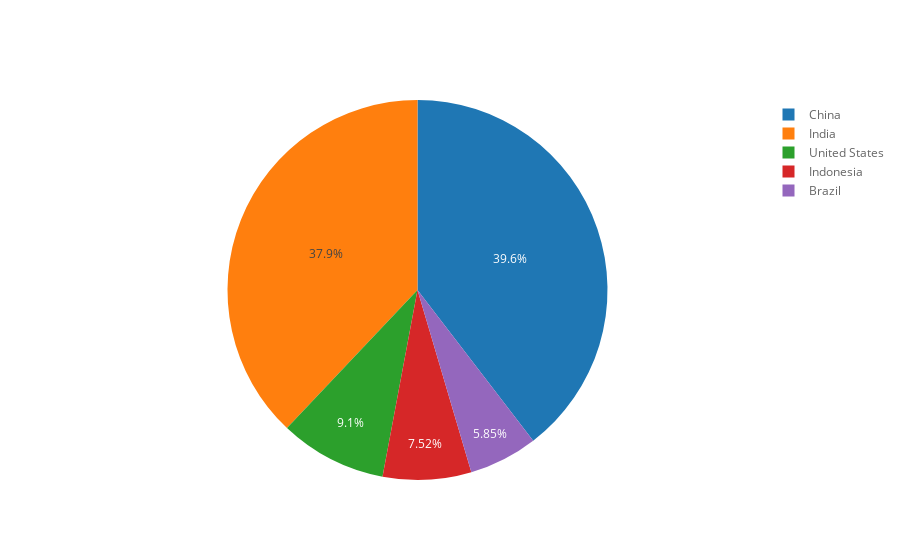

The code cell stored with this chart in its notebook:
### Code cell
df_pivot_2020.iplot(kind='pie', values=2020, labels='country')

### Figure 1 — Plotly figure (JSON) as saved in the notebook; plotly's stock layout.template omitted (floating-point values rounded to 4 significant figures)
{"data": [{"labels": ["United States", "India", "China", "Indonesia", "Brazil"], "marker": {"colors": ["rgba(226, 74, 51, np.float64(1.0))", "rgba(62, 111, 176, np.float64(1.0))", "rgba(132, 118, 202, np.float64(1.0))", "rgba(101, 101, 101, np.float64(1.0))", "rgba(251, 193, 94, np.float64(1.0))"]}, "name": "", "type": "pie", "values": [331002651, 1380004385, 1439323776, 273523615, 212559417]}], "layout": {"legend": {"bgcolor": "#FFFFFF", "font": {"color": "#666666"}}, "paper_bgcolor": "#FFFFFF", "plot_bgcolor": "#E5E5E5", "titlefont": {"color": "#151516"}}}
